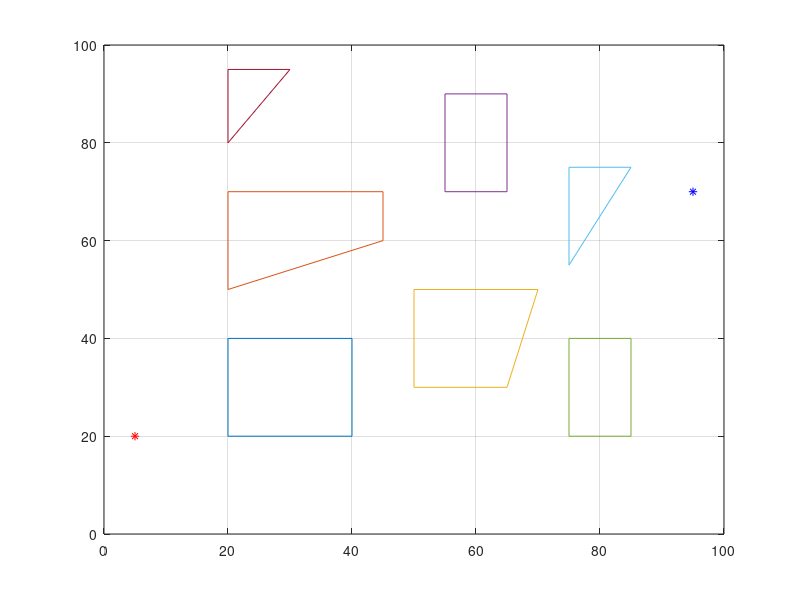

Write MATLAB code to recreate this figure. (Note: this script raises an error after producing the figure.)
clc;
clear all;
close all;
%%%%%%%%%%%%%%%%%%%%%%%%%%%%%%%%%%%%%%%
p_start=[5;20];
p_end=[95;70];
plot(p_start(1,1),p_start(2,1),'r*');
hold on
plot(p_end(1,1),p_end(2,1),'b*');
%%%%%%%%%%%%%%%%%%%%%%%%%%%%%%%%%%%%%%%
B1=[20,20,40,40,20;
    20,40,40,20,20];
B2=[20,20,45,45,20;
    50,70,70,60,50];
B3=[50 50 70 65 50;
    30 50 50 30 30];
B4=[55 55 65 65 55;
    70 90 90 70 70];
B5=[75 75 85 85 75;
    20 40 40 20 20];
B6=[75 75 85 85 75;
    55 75 75 75 55];
B7=[20 20 30 20;
    80 95 95 80];
plot(B1(1,:),B1(2,:),B2(1,:),B2(2,:),B3(1,:),B3(2,:),B4(1,:),B4(2,:),...
    B5(1,:),B5(2,:),B6(1,:),B6(2,:),B7(1,:),B7(2,:));
xlim([0 100])
ylim([0 100])
grid on

x = ran_point;
popu = ini_pop_maker(x,p_start,p_end);

%%% plotting ini_pop %%%%
hold on
% for i = 1:50
%     line([popu(i , 1:2:12)] , [popu(i , 2:2:12)]);
% end

%%% organizing by fittness func %%%
% the safety of the psth is considered in "collision_detector" function by
% adding a bigger border to the main barriers
% by looking at the code we learn that closest path is also the smoothest
% one so the fitness function is just considering the closest path

straight_dist =  sqrt((p_start(1,1)-p_end(1,1))^2 + (p_start(2,1)-p_end(2,1))^2)
for i = 1:50
    fitness_value(i,1) = fit_calc(popu(i,:));
end


ini_popu = [popu , fitness_value];
ranked_popu = sortrows(ini_popu , 13);

%%% choosing first 20 chromosomes to be parents %%%
population = ranked_popu(1:20 , 1:12);
figure
counter = 0;
children = [];
for k = 1 : 50
    while counter<= 19
        rand1 = randi(100);
        if rand1 < 60
            randd1 = randi(5);
            p1 = population(randd1 , :);
        else
            randdd1 = randi([6 20]);
            p1 = population(randdd1 , :);
        end
        rand2 = randi(100);
        if rand2 < 60
            randd2 = randi(5);
            p2 = population(randd2 , :);
        else
            randdd2 = randi([6 15]);
            p2 = population(randdd2 , :);
        end

        cut_rand = 1+ 2*randi([1 5]);
        alpha = 0.2;
        ch1 = alpha.*p1 + (1-alpha).*p2;%[p1(1 , 1:cut_rand-1) , p2(1 , cut_rand:12)];
        ch2 = alpha.*p2 + (1-alpha).*p1;%[p2(1 , 1:cut_rand-1) , p1(1 , cut_rand:12)];
        p_mu = randi(100);
        if p_mu <= 50
            ch1 = alpha.*p1 + (1-alpha).*p2 +[0,0,1,1,1,1,1,1,1,1,0,0];
            ch2 = alpha.*p2 + (1-alpha).*p1 +[0,0,1,1,1,1,1,1,1,1,0,0];
        else
            ch1 = ch1;
            ch2 = ch2;
        end
        col1 = collision_detector(ch1);
        col2 = collision_detector(ch2);
        %     line([ch1(1 , 1:2:12)] , [ch1(1 , 2:2:12)]);
        %     line([ch2(1 , 1:2:12)] , [ch2(1 , 2:2:12)]);
        if col1 == 0 && col2 == 0
            children = [children ; ch1];
            children = [children ; ch2];
            counter = counter + 2;
        elseif col1 == 0 && col2 == 1
            children = [children ; ch1];
            counter = counter + 1;
        elseif col1 == 1 && col2 == 2
            children = [children ; ch2];
            counter = counter + 1;
        else
            counter = counter;
        end
    end
    new_pop = [population ; children(1:20 , :)];
    for i = 1:40
        fit_value(i,1) = fit_calc(new_pop(i,:));
    end
    new_popp = [new_pop , fit_value];
    ranked_new_pop = sortrows(new_popp , 13);
    population = ranked_new_pop(1:20 , 1:12);
    figure
    plot(B1(1,:),B1(2,:),B2(1,:),B2(2,:),B3(1,:),B3(2,:),B4(1,:),B4(2,:),...
        B5(1,:),B5(2,:),B6(1,:),B6(2,:),B7(1,:),B7(2,:));
    xlim([0 100])
    ylim([0 100])
    grid on
    for i = 1:20
        line([population(i , 1:2:12)] , [population(i , 2:2:12)]);
    end
    for i = 1:20
        fit_val(i,1) = fit_calc(population(i,:));
    end
    found_path_dist = sum(fit_val) / 20;
    dist_error_mat(1,k) = found_path_dist - straight_dist;
end


figure
plot(B1(1,:),B1(2,:),B2(1,:),B2(2,:),B3(1,:),B3(2,:),B4(1,:),B4(2,:),...
    B5(1,:),B5(2,:),B6(1,:),B6(2,:),B7(1,:),B7(2,:));
xlim([0 100])
ylim([0 100])
grid on
line([population(1 , 1:2:12)] , [population(1 , 2:2:12)]);
found_path_dist = fit_calc(population(1,:))
dist_error = found_path_dist - straight_dist

figure
l= 1:50;
plot(l , dist_error_mat);

















































































